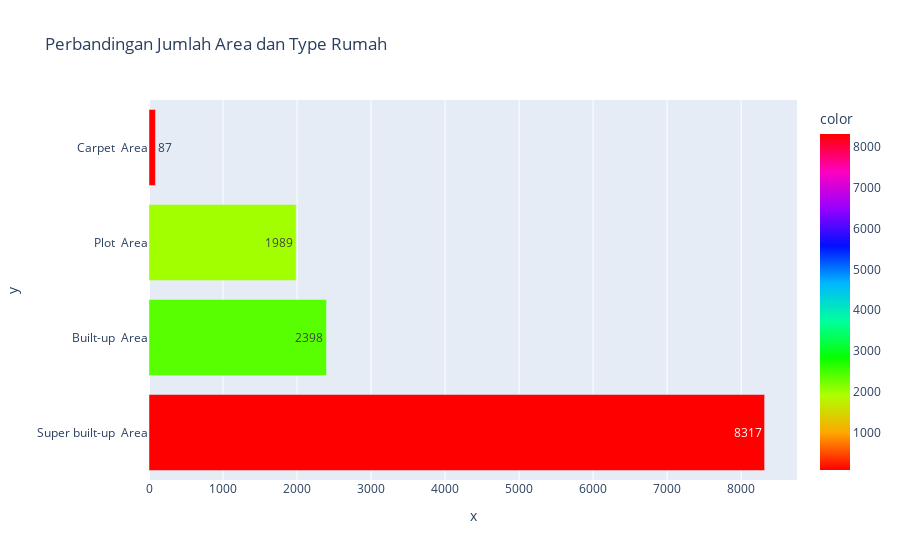

Source (notebook cell):
### Code cell
data_areatype = data_rd_out['area_type'].value_counts()
data_areatype = dict(data_areatype)
fig = go.Figure()
fig = px.bar(y= list(data_areatype.keys())[0:5], 
            x=list(data_areatype.values())[0:5],
            text=list(data_areatype.values())[0:5],
            orientation='h',
            color=list(data_areatype.values())[0:5],
            color_continuous_scale = 'hsv',
            title='Perbandingan Jumlah Area dan Type Rumah')
fig.show()

### Figure 1 — Plotly figure (JSON) as saved in the notebook; plotly's stock layout.template omitted (floating-point values rounded to 4 significant figures)
{"data": [{"alignmentgroup": "True", "hovertemplate": "x=%{x}<br>y=%{y}<br>text=%{text}<br>color=%{marker.color}<extra></extra>", "legendgroup": "", "marker": {"color": [8317, 2398, 1989, 87], "coloraxis": "coloraxis", "pattern": {"shape": ""}}, "name": "", "offsetgroup": "", "orientation": "h", "showlegend": false, "text": [8317, 2398, 1989, 87], "textposition": "auto", "type": "bar", "x": [8317, 2398, 1989, 87], "xaxis": "x", "y": ["Super built-up  Area", "Built-up  Area", "Plot  Area", "Carpet  Area"], "yaxis": "y"}], "layout": {"barmode": "relative", "coloraxis": {"colorbar": {"title": {"text": "color"}}, "colorscale": [[0, "#ff0000"], [0.1111, "#ffa700"], [0.2222, "#afff00"], [0.3333, "#08ff00"], [0.4444, "#00ff9f"], [0.5556, "#00b7ff"], [0.6667, "#0010ff"], [0.7778, "#9700ff"], [0.8889, "#ff00bf"], [1, "#ff0000"]]}, "legend": {"tracegroupgap": 0}, "title": {"text": "Perbandingan Jumlah Area dan Type Rumah"}, "xaxis": {"anchor": "y", "domain": [0, 1], "title": {"text": "x"}}, "yaxis": {"anchor": "x", "domain": [0, 1], "title": {"text": "y"}}}}
